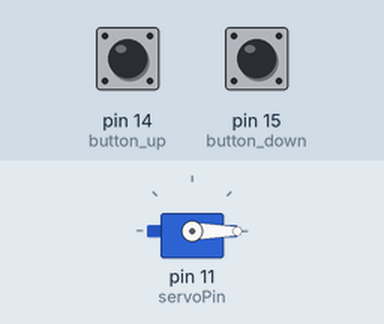
Simulated run of this sketch. Board: Arduino Uno, built with avr-gcc and run on an emulated ATmega328P. Shown: servo. Inputs (shaded band) come from the test bench; at power-on: pin 14 (button_up) LOW, pin 15 (button_down) LOW.

Above: at 1.3 s.
1.4 s: pin 14 (button_up) pulled HIGH for 1 s
At 3.2 s:
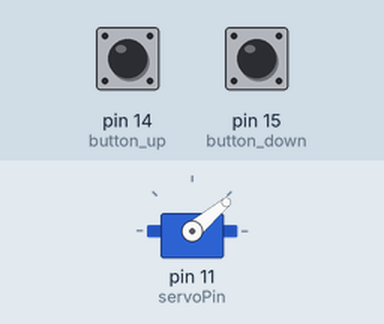
3.9 s: pin 14 (button_up) pulled HIGH for 3.2 s
At 7.4 s:
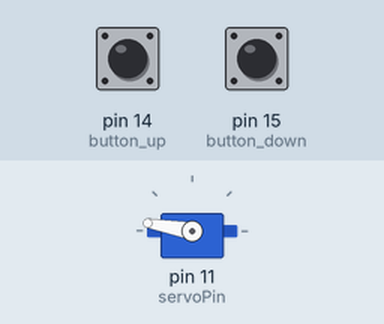
8.6 s: pin 14 (button_up) pulled HIGH for 0.15 s
At 9.8 s:
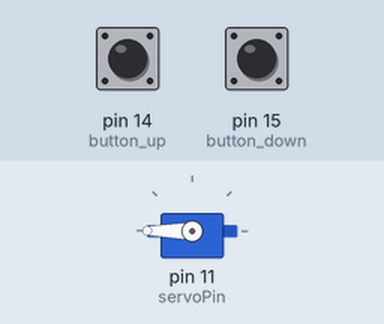
10.2 s: pin 15 (button_down) pulled HIGH for 0.15 s
At 11.1 s:
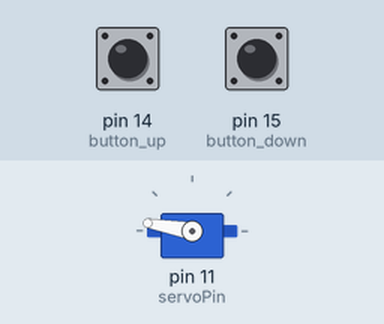
11.8 s: pin 15 (button_down) pulled HIGH for 1 s
At 13.5 s:
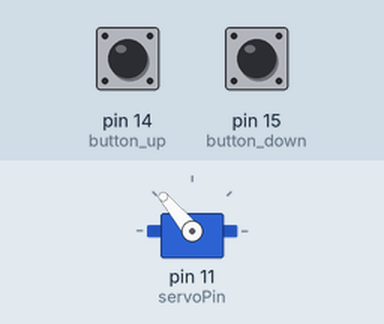
Timing chart, 0 to 15.0 s (numbered marks = the images above; inputs shaded):
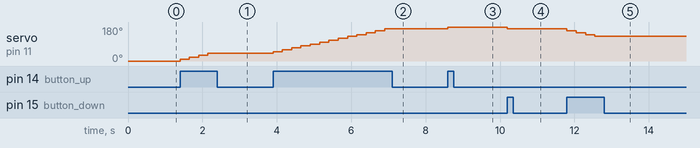

Measured:
- after the input at 1.4 s, servo on pin 11 (servoPin): 0° → 10° at once, → 20° 0.25 s later, → 30° 0.25 s later, → 40° 0.25 s later
- after the input at 3.9 s, servo on pin 11 (servoPin): moves from 40° to 170° over 3.0 s, starting at once
- after the input at 8.6 s, servo on pin 11 (servoPin): 170° → 180° at once
- after the input at 10.2 s, servo on pin 11 (servoPin): 180° → 170° at once
- after the input at 11.8 s, servo on pin 11 (servoPin): 170° → 160° at once, → 150° 0.25 s later, → 140° 0.25 s later, → 130° 0.25 s later

The sketch:

HW9_1_201924451.ino
```cpp
/*
 * 201924451_김태훈_HW9_1_Video Link
 */
#include <Servo.h>
Servo myServo;
int servoPin = 11;
int button_up = 14;
int button_down = 15;
int angle = 0;
void setup() {
  // put your setup code here, to run once:
  pinMode(button_up,INPUT);
  pinMode(button_down,INPUT);
  myServo.attach(servoPin);
  myServo.write(angle);
  delay(100);
}

void loop() {
  // put your main code here, to run repeatedly:
  if(digitalRead(button_up) == HIGH){
    angle+=10;
    if(angle>180){
      angle = 180;
    }
    myServo.write(angle);
    delay(250);
  }
  else if(digitalRead(button_down) == HIGH){
    angle-=10;
    if(angle<0){
      angle = 0;
    }
    myServo.write(angle);
    delay(250);
  }
}
```
